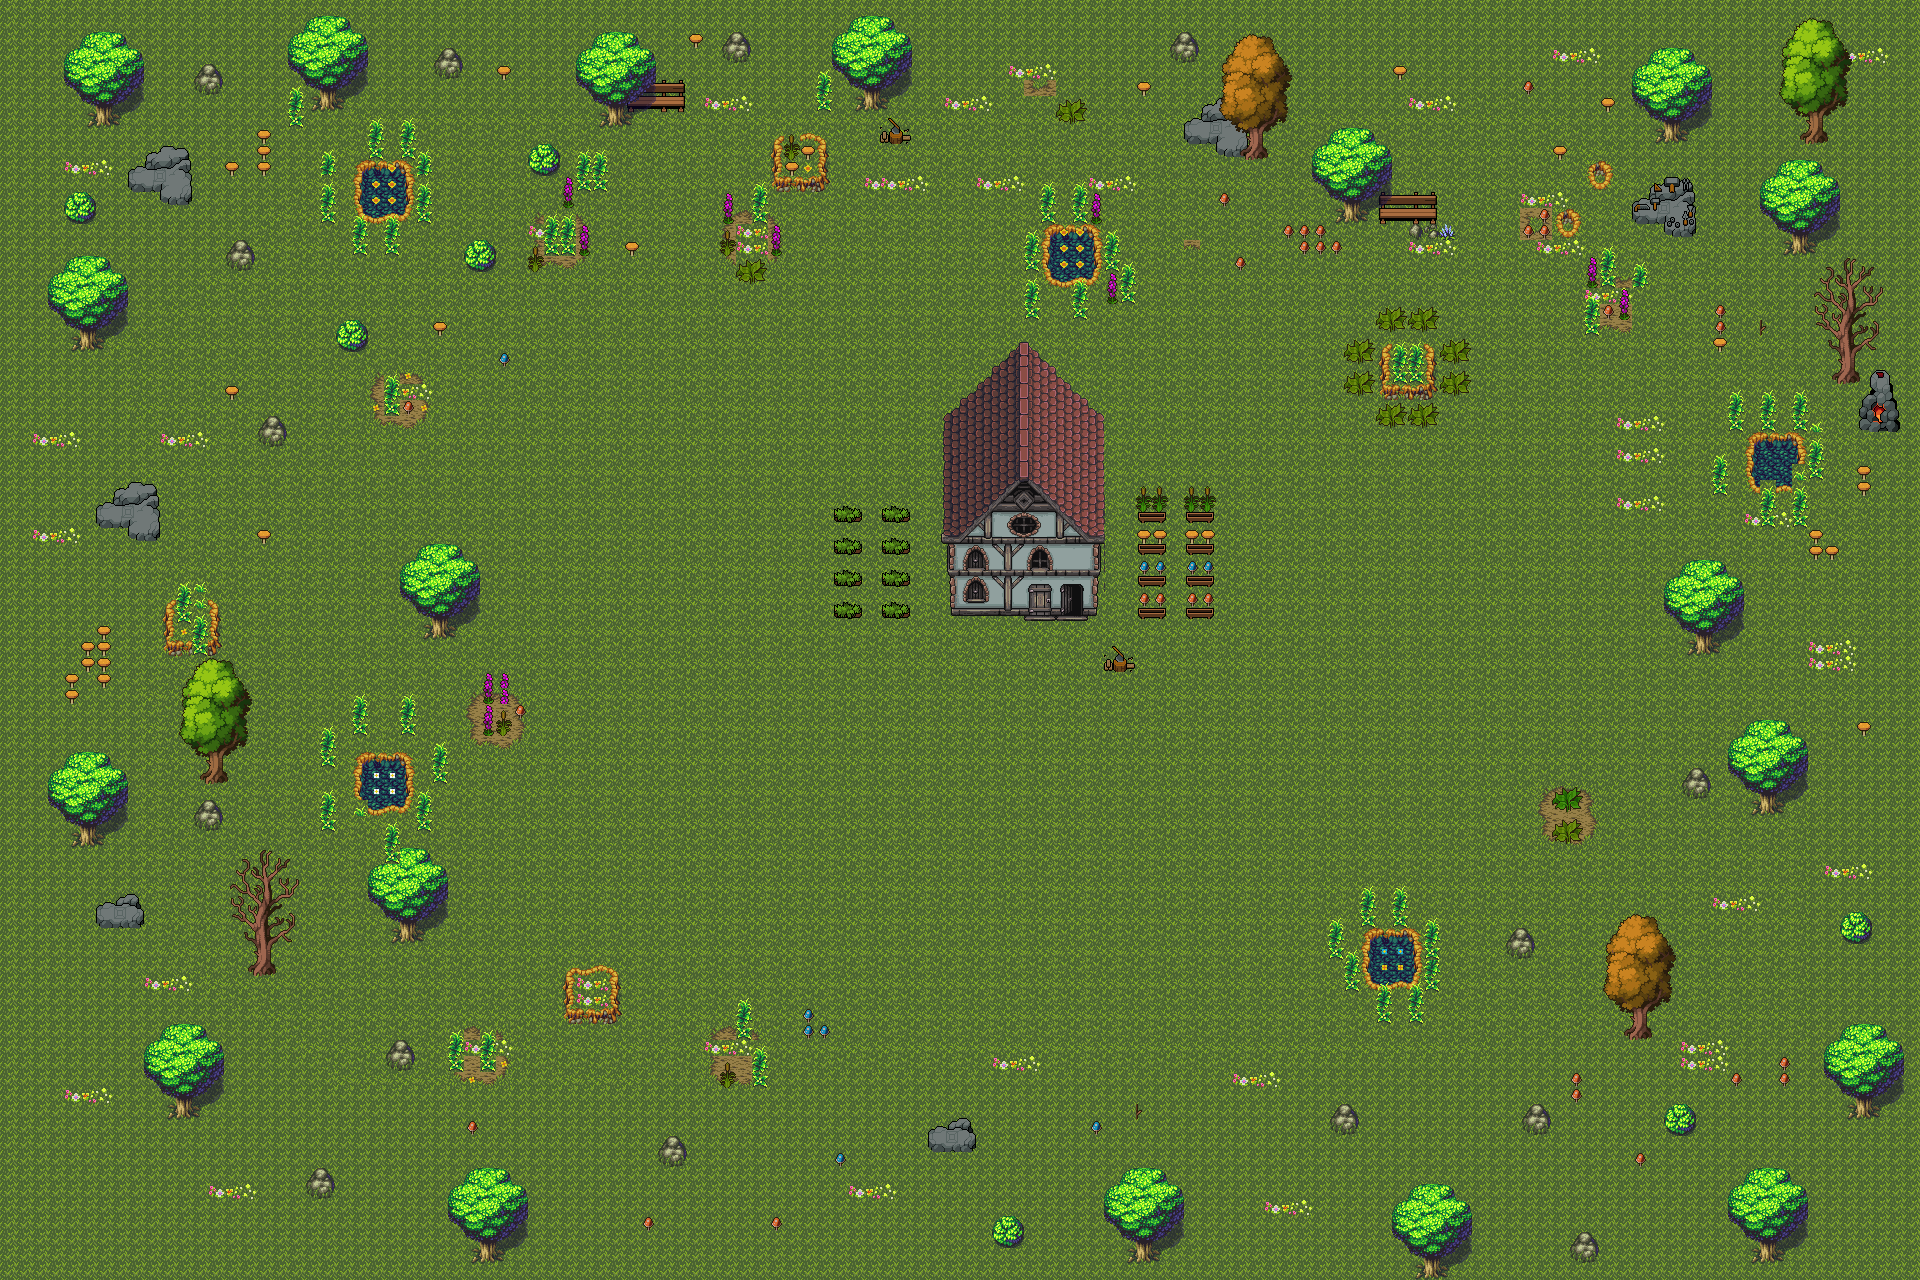

Below is a game level as drawn by its tile map, then a one-line description and the .tmx that defines it (tile-layer data replaced by summaries):
An orthogonal 120x80 tile map with 16x16 px tiles, 3 tile layers (Grounds, Objects, Foreground), 10 tilesets and 1 object (Collision).

<map version="1.10" tiledversion="1.12.1" orientation="orthogonal" renderorder="right-down" width="120" height="80" tilewidth="16" tileheight="16" infinite="0" nextlayerid="6" nextobjectid="7">
 <tileset firstgid="1" source="nen.tsx" />
 <tileset firstgid="257" source="../maps/TreeSize02.tsx" />
 <tileset firstgid="385" source="../maps/TreeSize04.tsx" />
 <tileset firstgid="753" source="../maps/Props.tsx" />
 <tileset firstgid="1378" name="Walls" tilewidth="16" tileheight="16" tilecount="2100" columns="42">
  <image source="../tilesets/Pixel Crawler - Free Pack/Environment/Structures/Buildings/Walls.png" width="672" height="800" />
 </tileset>
 <tileset firstgid="3478" source="Level_1.tsx" />
 <tileset firstgid="3482" source="Workbench.tsx" />
 <tileset firstgid="3746" source="Stone_03-Sheet.tsx" />
 <tileset firstgid="3794" source="Vegetation.tsx" />
 <tileset firstgid="4469" source="houses.tsx" />
 <layer id="1" name="Grounds" width="120" height="80">
  <data>[9600 cells, 9600 non-empty, 4 distinct tile ids]</data>
 </layer>
 <layer id="2" name="Objects" width="120" height="80">
  <data>[9600 cells, 867 non-empty, 244 distinct tile ids]</data>
 </layer>
 <layer id="3" name="Foreground" width="120" height="80">
  <data>[9600 cells, 1176 non-empty, 350 distinct tile ids]</data>
 </layer>
 <objectgroup id="5" name="Collisions">
  <object id="6" name="mainHouse" type="Collision" x="942" y="345" width="164" height="275">
   <properties>
    <property name="baseCampId" value="main" />
    <property name="isBaseCamp" type="bool" value="true" />
   </properties>
  </object>
 </objectgroup>
</map>
